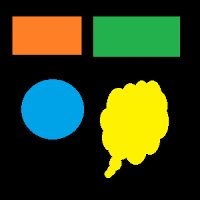
#> input picture formas.png, 200 x 200 px
$ python practica1.2.py
#> lines starting #> are read from the running program, lines starting #| are printed output that depends on the picture
import cv2
from matplotlib import pyplot as plt

img = cv2.imread('formas.png',cv2.IMREAD_COLOR)
#> img is the input picture: shape (200, 200, 3); mean B, G, R 26.5, 63.9, 49.3

# quitar una vez comprobado el problema de formato BGR / RBG
#cv2.imshow('original',img) Muestra lo mismo que en el subplot(221) quitado

gray = cv2.cvtColor(img, cv2.COLOR_BGR2GRAY)
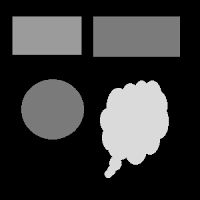
#> gray: shape (200, 200); min 0, max 226, mean 55.3
hsv = cv2.cvtColor(img, cv2.COLOR_BGR2HSV)
#> hsv: shape (200, 200, 3); mean H, S, V 17.8, 82.3, 79.1

# plt.subplot(nfil ncol pos)
# pos como máximo será nfil * ncol
# pos es la posición donde se colocará de la matriz.
plt.subplot(221), plt.title('original'), plt.axis("off")
plt.imshow(img)
# OpenCV usa BRG y matplotlib usa RGB
# plt.imshow(cv2.cvtColor(img, cv2.COLOR_BGR2GRAY))

plt.subplot(223), plt.title('gris'), plt.axis("off")
plt.imshow(gray, 'gray')

plt.subplot(224), plt.title('hsv'), plt.axis("off")
plt.imshow(hsv, 'hsv')

plt.show()
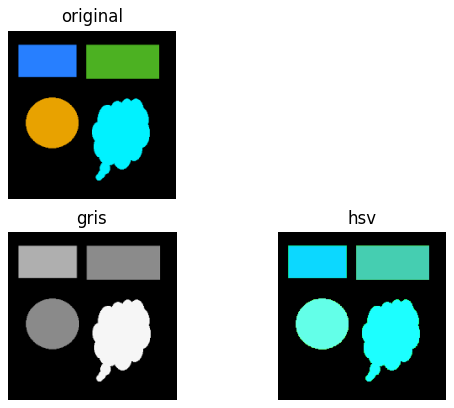
#> figure drawn by matplotlib, 3 panels; B, G, R data is drawn as R, G, B
